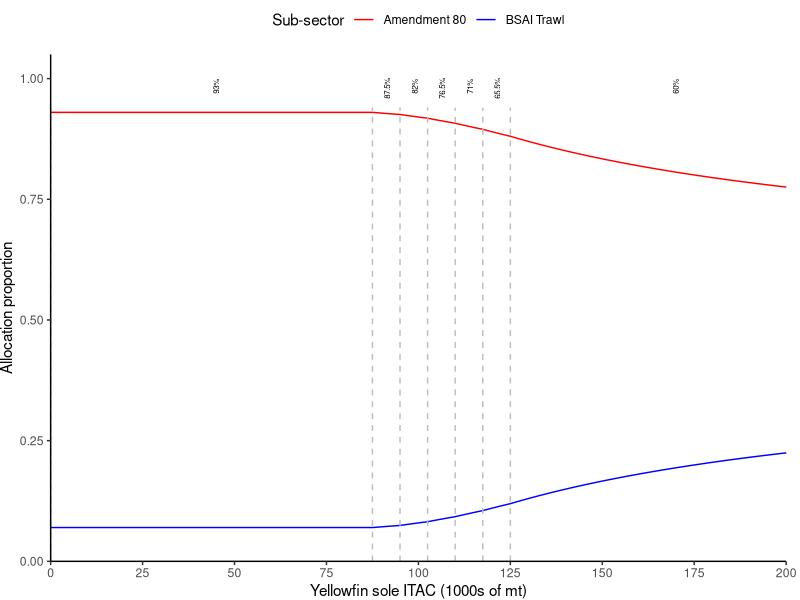
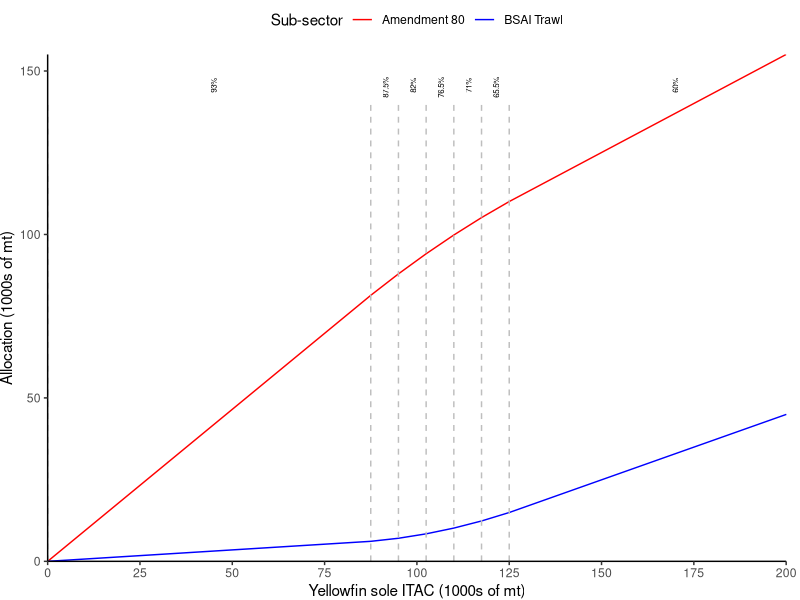
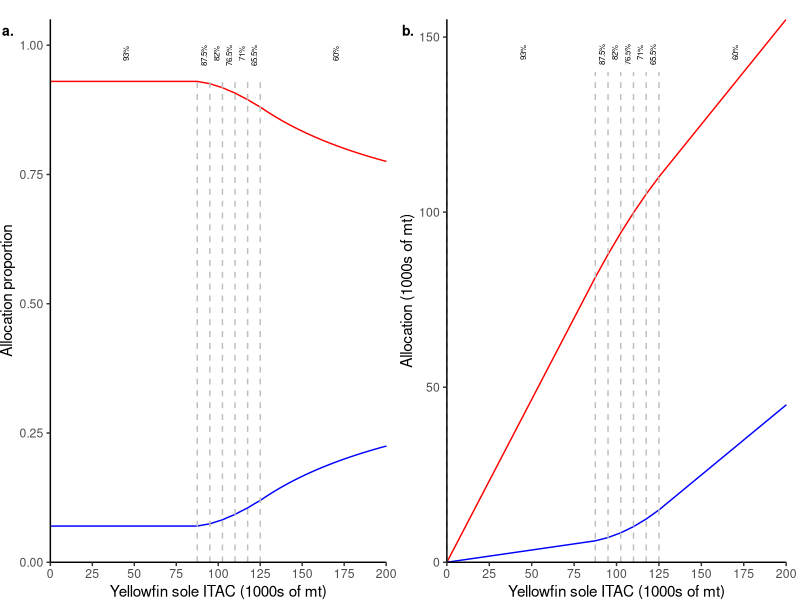

Write R code to recreate these figures, in order.
#This code takes Table 34 to part 679 and makes it into a digestible figure
#https://www.law.cornell.edu/cfr/text/50/appendix-Table_34_to_part_679

##########################################################################
##Setup
##########################################################################
library(ggplot2)
library(data.table)
library(cowplot)

##########################################################################
##Manually construct data table of yellowfin sole TAC, and annual apportionment
##between Amendment 80 and BSAI Trawl Limited Access Sectors
##########################################################################

#ITAC rate varies by ITAC bin
ITAC_rates <- data.table(yellowfin_ITAC_min = c(0,87500,95000,102500,110000,117500,125000), #minimum of this rule range
                         yellowfin_ITAC_max = c(87499,94999,102499,109999,117499,124999,NA), #maximum of this rule range
                         ITAC_Rate = c(0.93,0.875,0.82,0.765,0.71,0.655,0.6),
                         ITAC_Rate_char = c("  93%","87.5%","  82%","76.5%","  71%","65.5%","  60%"))

#resulting apportionments from round #s by row
ITAC_rates[,round_apportionment_amend80_singlerow := 
             (yellowfin_ITAC_max-yellowfin_ITAC_min+1) * ITAC_Rate]

#resulting apportionments from round #s cumulative
ITAC_rates[,round_apportionment_amend80_cumulative := 
             cumsum(round_apportionment_amend80_singlerow)]

#build data table to calculate continuous apportionments by ITAC
#add column for ITAC between 0 and 150000mt, as table 34 specifies rules for up to 125000 and greater ITAC
apportionment_table <- data.table(yellowfin_ITAC = seq(0,200000))

#add conditional column for amount of yellowfin sole ITAC allocated to Amendment 80 sector
apportionment_table[,amendment80 := ifelse(yellowfin_ITAC<=ITAC_rates[[1,2]],
                                            yellowfin_ITAC*ITAC_rates[[1,3]],
                                           ifelse(yellowfin_ITAC<=ITAC_rates[[2,2]] & yellowfin_ITAC>=ITAC_rates[[2,1]],
                                            ITAC_rates[[1,6]] + (yellowfin_ITAC-ITAC_rates[[1,2]])*ITAC_rates[[2,3]],
                                           ifelse(yellowfin_ITAC<=ITAC_rates[[3,2]] & yellowfin_ITAC>=ITAC_rates[[3,1]],
                                            ITAC_rates[[2,6]] + (yellowfin_ITAC-ITAC_rates[[2,2]])*ITAC_rates[[3,3]],
                                           ifelse(yellowfin_ITAC<=ITAC_rates[[4,2]] & yellowfin_ITAC>=ITAC_rates[[4,1]],
                                            ITAC_rates[[3,6]] + (yellowfin_ITAC-ITAC_rates[[3,2]])*ITAC_rates[[4,3]],
                                           ifelse(yellowfin_ITAC<=ITAC_rates[[5,2]] & yellowfin_ITAC>=ITAC_rates[[5,1]],
                                            ITAC_rates[[4,6]] + (yellowfin_ITAC-ITAC_rates[[4,2]])*ITAC_rates[[5,3]],
                                           ifelse(yellowfin_ITAC<=ITAC_rates[[6,2]] & yellowfin_ITAC>=ITAC_rates[[6,1]],
                                            ITAC_rates[[5,6]] + (yellowfin_ITAC-ITAC_rates[[5,2]])*ITAC_rates[[6,3]],
                                           ifelse(yellowfin_ITAC>ITAC_rates[[7,1]],
                                            ITAC_rates[[6,6]] + (yellowfin_ITAC-ITAC_rates[[6,2]])*ITAC_rates[[7,3]], NA)))))))]

#convert to percent
apportionment_table[, amendment80_per := amendment80/yellowfin_ITAC]

#add column for amount of yellowfin sole ITAC allocated to BSAI trawl limited access sector
apportionment_table[,bsai_trawl := yellowfin_ITAC-amendment80][,bsai_trawl_per := 1-amendment80_per]

#wide to long for plotting
apportionment_table.l <- melt(apportionment_table, id.vars = c("yellowfin_ITAC"), measure.vars = c("amendment80","amendment80_per","bsai_trawl","bsai_trawl_per"))

##########################################################################
##Visualize relative apportionments by yellowfin ITAC
##########################################################################
#by percent

yellowfin_amend80_percent_allocation <- ggplot() +
  geom_line(data = apportionment_table.l[variable %in% c("amendment80_per", "bsai_trawl_per")],
            aes(x = yellowfin_ITAC/1000, y = value, color = variable)) +
  scale_color_manual(values = c("red","blue"), labels = c("Amendment 80","BSAI Trawl")) +
  scale_x_continuous(expand = c(0,0), breaks = c(seq(0,200,25))) +
  scale_y_continuous(expand = c(0,0), limits = c(0,1.05)) +
  labs(color = "Sub-sector", y = "Allocation proportion", x = "Yellowfin sole ITAC (1000s of mt)") +
  geom_segment(data = ITAC_rates, aes(x = yellowfin_ITAC_min/1000, xend = yellowfin_ITAC_min/1000),y = 0, yend = 0.94, color = "grey", linetype = "dashed") +
  geom_text(data = ITAC_rates[yellowfin_ITAC_min >0 & yellowfin_ITAC_min <125000,], aes(x = (yellowfin_ITAC_min/1000)+4, label = ITAC_Rate_char),y = 0.98, angle = 90, size = 2) +
  geom_text(data = ITAC_rates[yellowfin_ITAC_min ==0 | yellowfin_ITAC_min ==125000,], aes(x = (yellowfin_ITAC_min/1000)+45, label = ITAC_Rate_char),y = 0.98, angle = 90, size = 2) +
  theme_classic() +
  theme(legend.position = "top", legend.direction = "horizontal", legend.justification = "center", plot.margin = margin(0,10,0,0))

ggsave(yellowfin_amend80_percent_allocation, path = file.path("figures","summaries"), filename = "yellowfin_amend80_percent_allocation.jpg",
       height = 5, width = 5, unit = "in")

 #by biomass

yellowfin_amend80_biomass_allocation <- ggplot() +
  geom_line(data = apportionment_table.l[variable %in% c("amendment80", "bsai_trawl")],
            aes(x = yellowfin_ITAC/1000, y = value/1000, color = variable)) +
  scale_color_manual(values = c("red","blue"), labels = c("Amendment 80","BSAI Trawl")) +
  scale_x_continuous(expand = c(0,0), breaks = c(seq(0,200,25))) +
  scale_y_continuous(expand = c(0,0)) +
  labs(color = "Sub-sector", y = "Allocation (1000s of mt)", x = "Yellowfin sole ITAC (1000s of mt)") +
  geom_segment(data = ITAC_rates, aes(x = yellowfin_ITAC_min/1000, xend = yellowfin_ITAC_min/1000),y = 0, yend = 140, color = "grey", linetype = "dashed") +
  geom_text(data = ITAC_rates[yellowfin_ITAC_min >0 & yellowfin_ITAC_min <125000,], aes(x = yellowfin_ITAC_min/1000+4, label = ITAC_Rate_char),y = 145, angle = 90, size = 2) +
  geom_text(data = ITAC_rates[yellowfin_ITAC_min ==0 | yellowfin_ITAC_min ==125000,], aes(x = yellowfin_ITAC_min/1000+45, label = ITAC_Rate_char),y = 145, angle = 90, size = 2) +
  theme_classic() +
  theme(legend.position = "top", legend.direction = "horizontal", legend.justification = "center", plot.margin = margin(0,10,0,0))

ggsave(yellowfin_amend80_biomass_allocation, path = file.path("figures","summaries"), filename = "yellowfin_amend80_biomass_allocation.jpg",
       height = 5, width = 5, unit = "in")

#pull out legend separate
yellowfin_allocation_legend <- get_legend(yellowfin_amend80_biomass_allocation)

#merge two plots without legends
yellowfin_amend80_allocation_merge <- plot_grid(yellowfin_amend80_percent_allocation + theme(legend.position = "null"), yellowfin_amend80_biomass_allocation + theme(legend.position = "null"),
                                                ncol = 2, labels = c("a.","b."), label_size = 10, label_x = -0.01)


#add legend
yellowfin_amend80_allocation_merge.l <- plot_grid(yellowfin_allocation_legend, yellowfin_amend80_allocation_merge, ncol = 1, rel_heights = c(1,30))

#save
ggsave(yellowfin_amend80_allocation_merge.l, path = file.path("figures","summaries"), filename = "yellowfin_amend80_allocation_merge.l.jpg",
       height = 4, width = 6.5, unit = "in")

